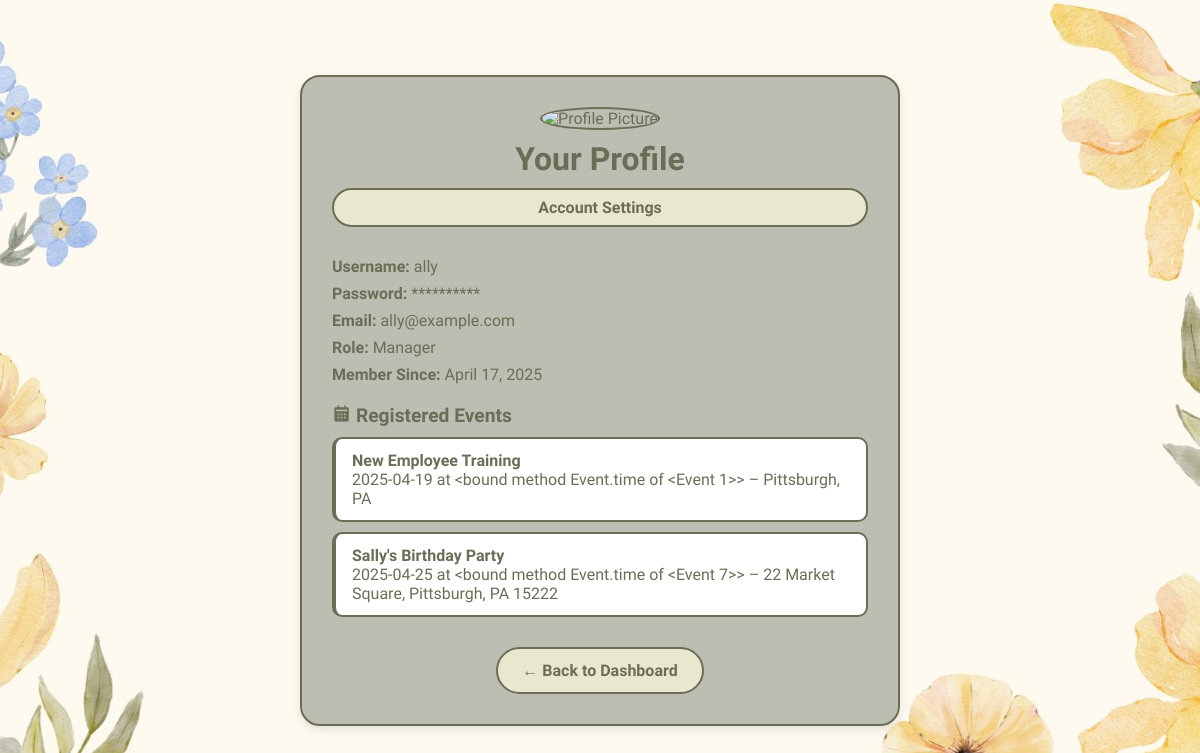
The page /user_profile (signed in) on the database its author committed.
### main.py (models this page shows, shortened)
class User(db.Model):
    id = db.Column(db.Integer, primary_key=True)
    username = db.Column(db.String(80), unique=True, nullable=False)
    email = db.Column(db.String(120), unique=True, nullable=False)
    password_hash = db.Column(db.String(128), nullable=False)
    role = db.Column(db.String(20), default='user')
    created_at = db.Column(db.DateTime, default=datetime.utcnow)
    registered_events = db.relationship(
        'Event',
        secondary=registrations,
        backref=db.backref('attendees', lazy='dynamic')
    )
    managed_events = db.relationship('Event', backref='manager', foreign_keys='Event.manager_id')

class Event(db.Model):
    id = db.Column(db.Integer, primary_key=True)
    title = db.Column(db.String(100), nullable=False)
    description = db.Column(db.Text, nullable=False)
    date = db.Column(db.Date)
    time = db.Column(db.Time)
    start_time = db.Column(db.Time)
    end_time = db.Column(db.Time)
    location = db.Column(db.String(120), nullable=False)
    event_type = db.Column(db.String(20), nullable=False, default='other')  # New field
    manager_id = db.Column(db.Integer, db.ForeignKey('user.id'), nullable=False)
    created_at = db.Column(db.DateTime, default=datetime.utcnow)
    def time(self):
        return self.start_time

### main.py (the view)
@app.route('/user_profile')
def user_profile():
    if 'username' not in session:
        flash("You must be logged in to view your profile.")
        return redirect(url_for('userlogin'))
    user = User.query.filter_by(username=session['username']).first()
    if not user:
        flash("User not found.")
        return redirect(url_for('userlogin'))
    return render_template(
        'user_profile.html',
        username=user.username,
        email=user.email,
        password_hidden='*' * 10,
        role=user.role,
        created_at=user.created_at,
        registered_events=user.registered_events
    )

### templates/user_profile.html (shortened to what this page needs)
<!DOCTYPE html>
<html lang="en">
<head>
    <link rel="stylesheet" href="{{ url_for('static', filename='styles.css') }}">
    <link href='https://unpkg.com/boxicons@2.1.4/css/boxicons.min.css' rel='stylesheet'>
</head>
</body>
    <div class="profile-wrapper">
        <div class="profile-header">
            <img src="{{ url_for('static', filename='default-profile.png') }}" alt="Profile Picture">
            <h1>Your Profile</h1>
            <a href="{{ url_for('usersettings') }}" class="settings-button">Account Settings</a>
        </div>
        <div class="profile-info">
            <p><strong>Username:</strong> {{ username }}</p>
            <p><strong>Password:</strong> {{ password_hidden }}</p>
            <p><strong>Email:</strong> {{ email }}</p>
            <p><strong>Role:</strong> {{ role.capitalize() }}</p>
            <p><strong>Member Since:</strong> {{ created_at.strftime('%B %d, %Y') }}</p>
        </div>
        <div class="events-list">
            <h2><i class='bx bxs-calendar'></i> Registered Events</h2>
            {% if registered_events %}
                {% for event in registered_events %}
                    <div class="event-card">
                        <strong>{{ event.title }}</strong><br>
                        {{ event.date }} at {{ event.time }} – {{ event.location }}
                    </div>
                {% endfor %}
            {% else %}
                <p>You haven't registered for any events yet.</p>
            {% endif %}
        </div>
        <div class="back-button">
            <a href="{{ url_for('home') }}" class="button">← Back to Dashboard</a>
        </div>
    </div>
</body>
</html>

### static/styles.css (style rules this page uses)
* { margin: 0; padding: 0; font-family: "Winky Sans", sans-serif; box-sizing: border-box; }
h1, h2, h3 { color: #6c6d56; }
.button { display: inline-block; padding: 12px 24px; background: #e8e8cf; border: 2px solid #6c6d56; border-radius: 30px; cursor: pointer; font-size: 16px; font-weight: 600; color: #6c6d56; text-align: center; transition: all 0.3s ease; text-decoration: none; }
.event-card { background: #e8e8cf; border-radius: 10px; overflow: hidden; border: 2px solid #6c6d56; transition: transform 0.3s ease; }

### templates/user_profile.html (style rules this page uses)
.profile-wrapper { width: 600px; background: #bdbdb1; border-radius: 20px; padding: 30px; border: 2px solid #6c6d56; box-shadow: 0 4px 10px rgba(0, 0, 0, 0.1); margin: 40px auto; }
.profile-header { text-align: center; margin-bottom: 20px; }
.profile-header img { width: 120px; height: 120px; object-fit: cover; border-radius: 50%; border: 2px solid #6c6d56; margin-bottom: 10px; }
.profile-info p { font-size: 1rem; margin: 8px 0; }
.settings-button { display: block; margin: 10px auto 30px auto; padding: 8px 16px; background: #e8e8cf; border: 2px solid #6c6d56; border-radius: 30px; color: #6c6d56; font-weight: bold; cursor: pointer; text-align: center; transition: all 0.3s ease; text-decoration: none; }
.events-list h2 { font-size: 1.2rem; margin-top: 20px; }
.event-card { background: #fff; padding: 12px 16px; margin-top: 10px; border-left: 4px solid #6c6d56; border-radius: 10px; }
.back-button { text-align: center; margin-top: 30px; }

### rows shown on the page
User: username "ally", email "ally@example.com", capitalize "Manager", strftime "April 17, 2025"
Event: title "New Employee Training", date "2025-04-19", time "<bound method Event.time of <Event 1>>", location "Pittsburgh, PA"
Event: title "Sally's Birthday Party", date "2025-04-25", time "<bound method Event.time of <Event 7>>", location "22 Market Square, Pittsburgh, PA 15222"

### other values the page prints
{{ password_hidden }} "**********"
